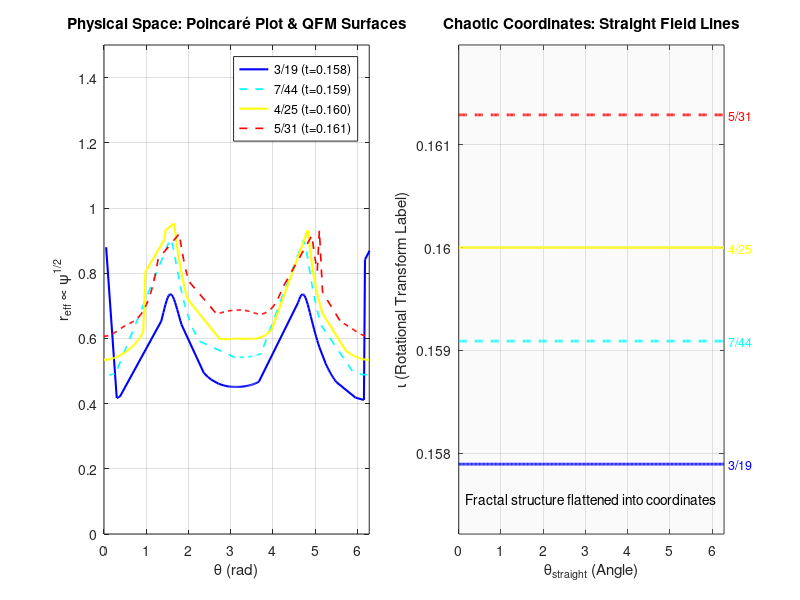

Source code (MATLAB):
% vis_QFM_stellarator.m
clear; clc; close all;

%% 1. 读取庞加莱背景数据
fprintf('Loading Poincare data...\n');
try
    poincare_data = load('poincare.dat');
    theta_back = poincare_data(:, 1);
    psi_back = poincare_data(:, 2);
    % 转换到 r/b 坐标 (r ~ sqrt(psi))
    r_back = 0.87 * sqrt(psi_back);
catch
    warning('poincare.dat not found. Run Fortran code first.');
    theta_back = []; r_back = [];
end

%% 2. 读取 QFM 曲面数据
fprintf('Loading QFM surface data...\n');
try
    qfm_data = dlmread('qfm_surfaces.dat', '', 1, 0); % 跳过第一行
    % Columns: 1:Theta, 2:Psi, 3:Nu, 4:P, 5:Q
    
    % 找到所有唯一的 (p,q) 组合
    u_pq = unique(qfm_data(:, 4:5), 'rows');
    
    % 按旋转变换 iota = p/q 的大小进行排序
    % 这对于混沌坐标系的绘制至关重要
    iotas = u_pq(:,1) ./ u_pq(:,2);
    [~, sort_idx] = sort(iotas);
    u_pq = u_pq(sort_idx, :);
    
    num_surfaces = size(u_pq, 1);
    surfaces = cell(num_surfaces, 1);
    
    fprintf('Found %d unique QFM surfaces:\n', num_surfaces);
    
    for k = 1:num_surfaces
        p = u_pq(k, 1);
        q = u_pq(k, 2);
        fprintf('  Surface %d: %d/%d (iota = %.5f)\n', k, p, q, p/q);
        
        idx = (qfm_data(:,4) == p) & (qfm_data(:,5) == q);
        dat_k = qfm_data(idx, :);
        
        % 排序 Theta 以便绘图
        [~, sort_theta_id] = sort(dat_k(:,1));
        surfaces{k} = dat_k(sort_theta_id, :);
    end
catch
    warning('qfm_surfaces.dat not found.');
    surfaces = {};
end

%% 3. 可视化配置
colors = jet(num_surfaces); % 使用 jet 颜色映射区分不同的 iota
figure('Position', [100, 100, 1400, 600], 'Color', 'w');

%% --- 子图 1: 物理空间 (Physical Space) ---
subplot(1, 2, 1);
hold on; box on; grid on;
title('Physical Space: Poincaré Plot & QFM Surfaces');
xlabel('\theta (rad)'); ylabel('r_{eff} \propto \psi^{1/2}');

% 1. 绘制庞加莱背景 (灰色点)
if ~isempty(theta_back)
    plot(theta_back, r_back, '.', 'MarkerSize', 2);
end

% 2. 绘制 QFM 曲面
legend_entries = [];
legend_labels = {};

for k = 1:num_surfaces
    s = surfaces{k};
    if isempty(s), continue; end
    
    th = s(:, 1);
    psi = s(:, 2);
    r_eff = 0.87 * sqrt(psi);
    
    % 闭合曲线处理 (连接 2pi 和 0)
    th = [th; th(1) + 2*pi];
    r_eff = [r_eff; r_eff(1)];
    
    % 线型设置：根据分母 q 大小区分
    p = u_pq(k, 1); q = u_pq(k, 2);
    lw = 1.5; 
    style = '-';
    if q > 25, style = '--'; lw = 1.2; end % 高阶共振用虚线
    
    h = plot(th, r_eff, style, 'Color', colors(k,:), 'LineWidth', lw);
    
    % 仅为每种曲面添加一次图例
    legend_entries(end+1) = h;
    legend_labels{end+1} = sprintf('%d/%d (t=%.3f)', p, q, p/q);
end

xlim([0, 2*pi]);
ylim([0, 1.5]); 
legend(legend_entries, legend_labels, 'Location', 'best'); 
% 图例可能太多，建议注释掉或只显示部分

%% --- 子图 2: 混沌坐标系 (Chaotic Coordinates) ---
subplot(1, 2, 2);
hold on; box on; grid on;
title('Chaotic Coordinates: Straight Field Lines');
xlabel('\theta_{straight} (Angle)'); 
ylabel('\iota (Rotational Transform Label)');

% 在这个坐标系中，纵坐标就是 iota 值，横坐标是直线化角度
% QFM 理论保证了在这些特殊的坐标面上，磁场线是直线的。
% 图中应该显示一系列水平线。

% 1. 绘制水平线
for k = 1:num_surfaces
    s = surfaces{k};
    if isempty(s), continue; end
    
    p = u_pq(k, 1); 
    q = u_pq(k, 2);
    iota_val = p/q;
    
    % 横坐标：0 到 2pi
    th_straight = linspace(0, 2*pi, 200);
    
    % 纵坐标：恒定为 iota
    rho_straight = ones(size(th_straight)) * iota_val;
    
    style = '-';
    if q > 25, style = '--'; end
    
    plot(th_straight, rho_straight, style, 'Color', colors(k,:), 'LineWidth', 2);
    
    % 在右侧标注分数
    text(2*pi + 0.1, iota_val, sprintf('%d/%d', p, q), ...
        'Color', colors(k,:), 'FontSize', 9, 'VerticalAlignment', 'middle');
end

% 2. 示意背景混沌的"平滑化"
% (简单示意：用浅灰色填充区域)
fill([0, 2*pi, 2*pi, 0], [0.15, 0.15, 0.162, 0.162], ...
     [0.9, 0.9, 0.9], 'FaceAlpha', 0.2, 'EdgeColor', 'none');

xlim([0, 2*pi]);
% 设置纵坐标范围以适应当前的 iota 范围
iota_min = min(iotas);
iota_max = max(iotas);
margin = (iota_max - iota_min) * 0.2;
if margin == 0, margin = 0.01; end
ylim([iota_min - margin, iota_max + margin]);

% 添加文本说明
text(pi, iota_min - margin/2, 'Fractal structure flattened into coordinates', ...
    'HorizontalAlignment', 'center', 'Color', 'k', 'FontSize', 10);

fprintf('Visualization Complete.\n');